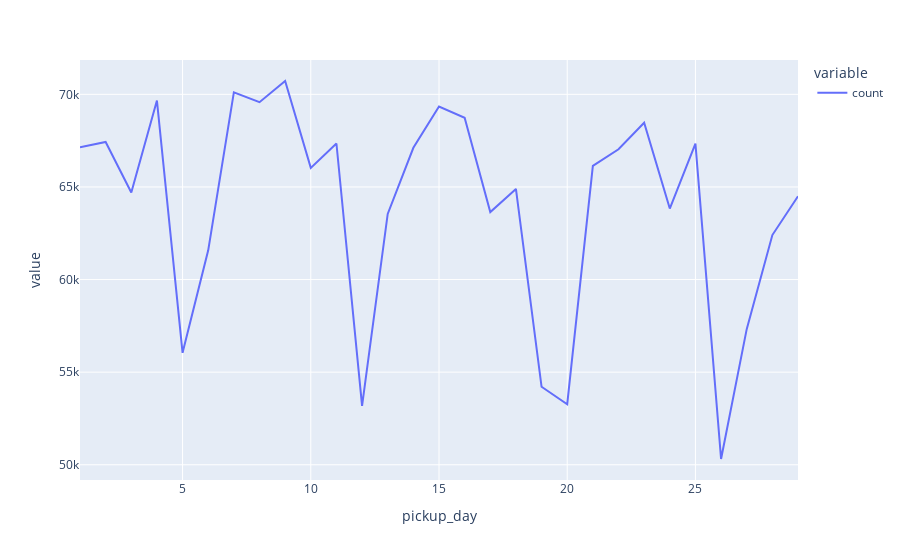

The notebook cell this image was saved under:
### Code cell
df.groupBy('pickup_day').count().toPandas().sort_values(by='pickup_day').set_index('pickup_day').plot()

### Figure 1 — Plotly figure (JSON) as saved in the notebook; plotly's stock layout.template omitted (floating-point values rounded to 4 significant figures)
{"data": [{"hovertemplate": "variable=count<br>pickup_day=%{x}<br>value=%{y}<extra></extra>", "legendgroup": "count", "line": {"color": "#636efa", "dash": "solid"}, "mode": "lines", "name": "count", "orientation": "v", "showlegend": true, "type": "scatter", "x": [1, 2, 3, 4, 5, 6, 7, 8, 9, 10, 11, 12, 13, 14, 15, 16, 17, 18, 19, 20, 21, 22, 23, 24, 25, 26, 27, 28, 29], "xaxis": "x", "y": [67136, 67430, 64701, 69662, 56045, 61579, 70112, 69575, 70720, 66028, 67345, 53180, 63544, 67115, 69342, 68735, 63643, 64894, 54210, 53268, 66135, 67036, 68468, 63834, 67342, 50311, 57322, 62402, 64495], "yaxis": "y"}], "layout": {"legend": {"title": {"text": "variable"}, "tracegroupgap": 0}, "margin": {"t": 60}, "xaxis": {"anchor": "y", "domain": [0, 1], "title": {"text": "pickup_day"}}, "yaxis": {"anchor": "x", "domain": [0, 1], "title": {"text": "value"}}}}
